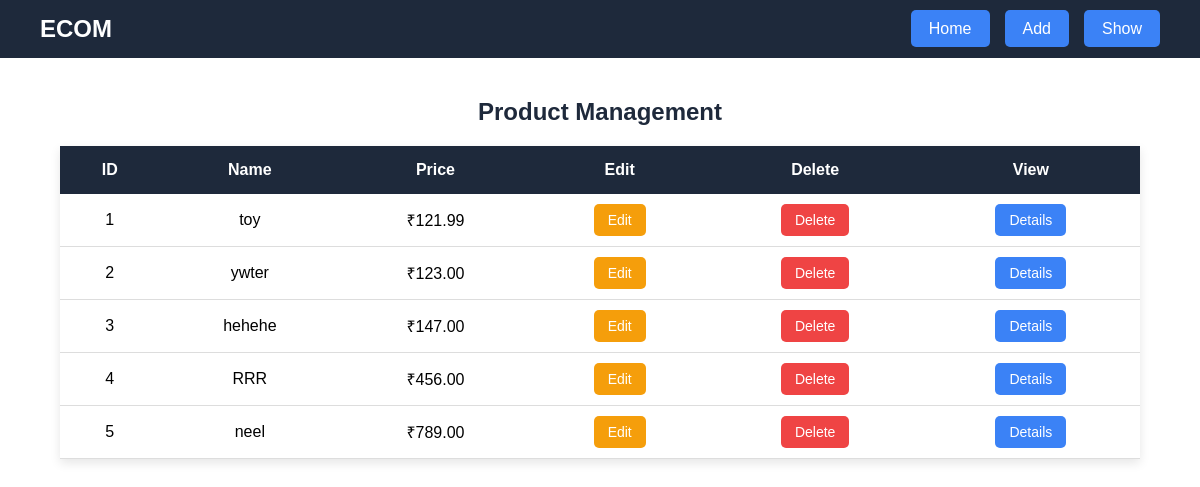
Page /show/ on the committed database.
### app/models.py (models this page shows, shortened)
class Product(models.Model):
    name = models.CharField(max_length=100)
    imgurl = models.URLField()
    description = models.TextField()
    price = models.DecimalField(max_digits=5, decimal_places=2)

### app/views.py (the view)
# urls.py: path('show/', views.show, name='show'),
def show(request):
    z = Product.objects.all()
    data = {
        'products': z}
    return render(request, 'show.html', data)

### app/templates/show.html
{% extends 'home.html' %}
{% load static %}
{% block content %}
<div class="table-container">
    <h2>Product Management</h2>
    <table class="product-table">
        <thead>
            <tr>
                <th>ID</th>
                <th>Name</th>
                <th>Price</th>
                <th>Edit</th>
                <th>Delete</th>
                <th>View</th>
            </tr>
        </thead>
{% for product in products %}
        <tbody>
            <tr>
                <td>{{ product.id }}</td>
                <td>{{ product.name }}</td>
                <td>₹{{ product.price }}</td>
                <td><a href="#" class="edit-btn">Edit</a></td>
                <td><a href="#" class="delete-btn">Delete</a></td>
                <td><a href="#" class="view-btn">Details</a></td>
            </tr>
{% endfor %}
        </tbody>
    </table>
</div>
{% endblock %}

### app/static/css/home.css (style rules this page uses)
* { margin: 0; padding: 0; box-sizing: border-box; font-family: Arial, sans-serif; }

### app/static/css/show.css (style rules this page uses)
.table-container { width: 90%; margin: 40px auto; }
.table-container h2 { text-align: center; margin-bottom: 20px; color: #1e293b; }
.product-table { width: 100%; border-collapse: collapse; background: #fff; box-shadow: 0 4px 10px rgba(0,0,0,0.1); }
.product-table th { background: #1e293b; color: white; padding: 15px; }
.product-table td { padding: 15px; text-align: center; border-bottom: 1px solid #ddd; }
.edit-btn, .delete-btn, .view-btn { text-decoration: none; padding: 8px 14px; border-radius: 5px; color: white; font-size: 14px; }
.edit-btn { background: #f59e0b; }
.delete-btn { background: #ef4444; }
.view-btn { background: #3b82f6; }

### rows in the picture
Product: id "1", name "toy", price "121.99"
Product: id "2", name "ywter", price "123.00"
Product: id "3", name "hehehe", price "147.00"
Product: id "4", name "RRR", price "456.00"
Product: id "5", name "neel", price "789.00"
